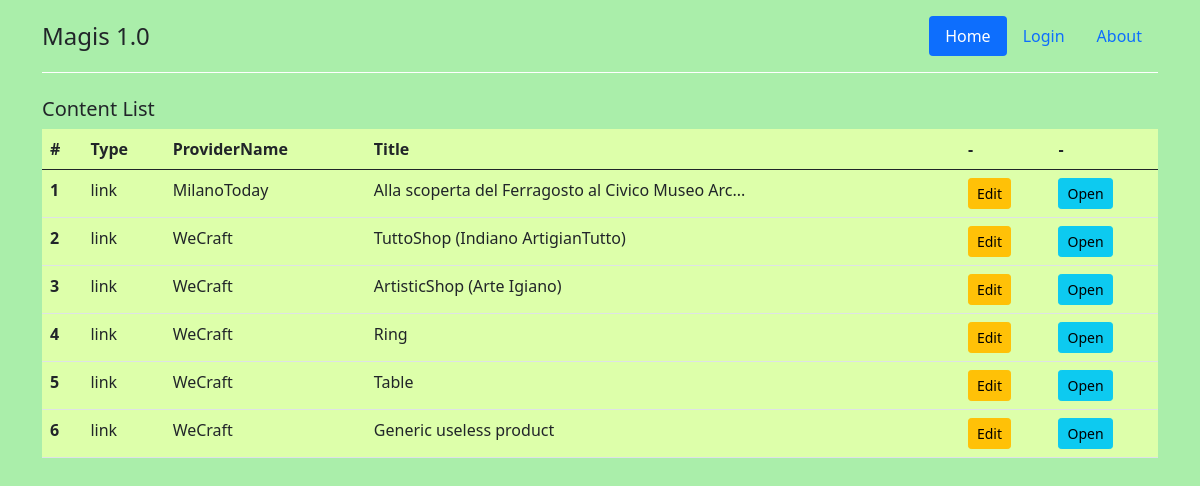
The app's page /Magis/home/list1.php with its own data.
### tables this page shows
CREATE TABLE `Metadata` (
  `MediaCode` int NOT NULL,
  `Title` varchar(250) NOT NULL,
  `Description` text NOT NULL,
  `URL` varchar(250) NOT NULL,
  `Type` varchar(30) NOT NULL,
  `PublicationDate` datetime NOT NULL,
  `StartDate` datetime NOT NULL,
  `EndDate` datetime NOT NULL,
  `Location` varchar(250) NOT NULL,
  `TagsFound` varchar(250) NOT NULL,
  `TrainingTags` varchar(250) NOT NULL,
  `ImageURL` varchar(250) NOT NULL,
  `ProviderName` varchar(250) NOT NULL,
  `ProviderURL` varchar(250) NOT NULL,
  `ProviderIcon` varchar(250) NOT NULL,
  `CodePOI` int NOT NULL,
  `TrainingText` text NOT NULL,
  `Usage` varchar(30) NOT NULL,
  `TagsAlgorithm` varchar(250) NOT NULL
);

### Magis/home/list1.php (called while the page is built, shortened)
<?php
include "../database/db_connect.inc.php";
include "../include/engine.inc.php";
$righe = $database->sel_data("Metadata");
include "../include/adm_header.php";
include "../include/list.tpl.php";
include "../include/footer.php";
?>

### Magis/include/engine.inc.php (called while the page is built, shortened)
<?
function engine_logged() {
$info = $_SESSION["userinfo"];
if ( $info["ruolo"] and ($info["ruolo"] != "guest")) return true;
else return false;
}
?>

### Magis/database/db_connect.inc.php (called while the page is built, shortened)
<?php
include_once("database.class.php");
$DB_SERVER = 'localhost';
$DB_DATABASE = 'my_carloambrogipolimi';
$DB_PORT = '';
$DB_USERNAME = 'carloambrogipolimi';
$DB_PASSWORD = '';
$database = new dbConnection($DB_SERVER, $DB_USERNAME, $DB_PASSWORD, $DB_DATABASE, $DB_PORT);
?>

### Magis/database/database.class.php (called while the page is built, shortened)
<?php
class dbConnection {
	var $db, $connected, $result, $error, $nrows;
	public function __construct($db_host, $db_user, $db_pwd, $db_name, $db_port) {
		if ($db_port && $db_port != "")
			$this->db = new mysqli ($db_host, $db_user, $db_pwd, $db_name, $db_port);
		else
			$this->db = new mysqli ($db_host, $db_user, $db_pwd, $db_name);
		if ($mysqli->connect_error) {
			$this->connected = false;
			$this->error = 'Collegamento MySQL non riuscito: ' . $this->db->connect_error;
		}
		else {
			$this->db->set_charset("utf8mb4");
		}
	}
	public function sel_data($tabella, $condizione="TRUE") {
		$this->result = $this->db->query("SELECT * FROM $tabella WHERE $condizione");
		return $this->result;
	}
}
?>

### Magis/include/list.tpl.php (the view, shortened to what this page needs)
<div class="container" >
	<h5>Content List</h5>
<? if ($righe) {
      $n = 0;
?>
<table class="table table-hover" style="background-color:#ddffaa;" >
  <thead>
    <tr>
      <th scope="col">#</th>
      <th scope="col">Type</th>
      <th scope="col">ProviderName</th>
      <th scope="col">Title</th>
      <th scope="col">-</th>
      <th scope="col">-</th>
    </tr>
  </thead>
  <tbody>
<?  foreach ($righe as $riga) {
	$n++;
	$title = $riga["Title"];
	if (strlen($title) > 50) $title = substr($title,0,48) . "...";
?>
    <tr>
      <th scope="row"><?= $n ?></th>
      <td scope="row"><?= $riga["Type"] ?></td>
      <td scope="row"><?= $riga["ProviderName"] ?></td>
      <td scope="row"><?= $title ?></td>
      <th scope="row"><a type="button" class="btn btn-warning btn-sm" href="../home/edit.php?c=<?= $riga["MediaCode"] ?>" >Edit</a></th>
      <th scope="row"><a type="button" class="btn btn-info btn-sm" href="<?= $riga["URL"] ?>" target="_blank" >Open</a></th>
   </tr>
<? } ?>
  </tbody>
</table>
<? }
else echo "<h3>no data</h3>";
?>
</div>

### Magis/include/adm_header.php (shortened to what this page needs)
<?php
$BASE_URL = "http://carloambrogipolimi.altervista.org/Magis/";
$logged = engine_logged();
?>
<!doctype html>
<html lang="it">
  <head>
    <link href="https://cdn.jsdelivr.net/npm/bootstrap@5.0.2/dist/css/bootstrap.min.css" rel="stylesheet">
<link rel="stylesheet" href="http://netdna.bootstrapcdn.com/font-awesome/4.7.0/css/font-awesome.css" />
<link href="http://www.mixmap.it/magis/jslibs/leaflet/leaflet.css" rel="stylesheet" >
<link href="http://www.mixmap.it/magis/jslibs/leaflet/plugins/extramarkers/css/leaflet.extra-markers.min.css" rel="stylesheet" >
<link href="http://www.mixmap.it/magis/jslibs/leaflet/plugins/geocoder/Control.OSMGeocoder.css" rel="stylesheet" >
  </head>
  <body style="background-color:#aaeeaa;">
  <div class="container">
    <header class="d-flex flex-wrap justify-content-center py-3 mb-4" style="border-bottom:1px solid white;" >
      <a href="/" class="d-flex align-items-center mb-3 mb-md-0 me-md-auto text-dark text-decoration-none">
        <span class="fs-4">Magis 1.0</span>
      </a>
      <ul class="nav nav-pills">
<? if ($logged) { ?>
        <li class="nav-item"><a href="<?= $BASE_URL ?>home/list.php" class="nav-link active111" aria-current="page">Contents</a></li>
        <li class="nav-item"><a href="<?= $BASE_URL ?>home/upload.php" class="nav-link">Fetch</a></li>
        <li class="nav-item"><a href="<?= $BASE_URL ?>home/nop.php" class="nav-link">Upload</a></li>
        <li class="nav-item"><a href="<?= $BASE_URL ?>home/view2.php" class="nav-link">View</a></li>
        <li class="nav-item"><a href="<?= $BASE_URL ?>home/logout.php" class="nav-link">Logout</a></li>
<? } else { ?>
        <li class="nav-item"><a href="home.php" class="nav-link active" aria-current="page">Home</a></li>
        <li class="nav-item"><a href="login.php" class="nav-link">Login</a></li>
        <li class="nav-item"><a href="about.php" class="nav-link">About</a></li>
<? } ?>
      </ul>
    </header>
  </div>

### Magis/include/footer.php (shortened to what this page needs)
  </body>
</html>

### records on screen
metadata: Type "link", ProviderName "MilanoToday", Title "Alla scoperta del Ferragosto al Civico Museo Arc..."
metadata: Type "link", ProviderName "WeCraft", Title "TuttoShop (Indiano ArtigianTutto)"
metadata: Type "link", ProviderName "WeCraft", Title "ArtisticShop (Arte Igiano)"
metadata: Type "link", ProviderName "WeCraft", Title "Ring"
metadata: Type "link", ProviderName "WeCraft", Title "Table"
metadata: Type "link", ProviderName "WeCraft", Title "Generic useless product"
